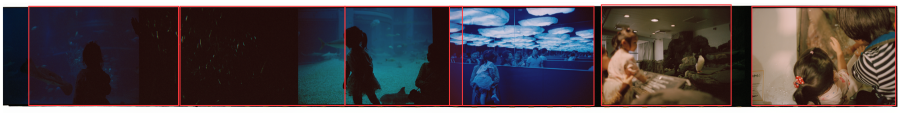
#> input picture tmp-overlays/9750-002.png, 1800 x 226 px (shown at 1/2 size)
$ python -i opencv_detector.py   (imports and definitions only)
#> lines starting #> are read from the running program, lines starting #| are printed output that depends on the picture; after the words box and inside, x2 and y2 are one past the last pixel; in counts of white or black regions, pixels touching at a corner belong together
#!/usr/bin/env python3
import argparse
import json
import os
import sys

# Floor of the grain-suppression weight: a separator line sitting on image
# content (incl. crushed-dark frames) keeps at most this fraction of its score.
SUPPRESS_FLOOR = 0.15


def fail(message):
    print(message, file=sys.stderr)
    return 2


def detect_boxes(image_path):
#> called with image_path = '../../../../tmp-overlays/9750-002.png'
    global np
    try:
        import cv2
        import numpy as np
    except Exception as exc:
        raise RuntimeError(
            "OpenCV detector requires Python packages: opencv-python and numpy"
        ) from exc

    image = cv2.imdecode(np.fromfile(image_path, dtype=np.uint8), cv2.IMREAD_COLOR)
#> image is the input picture: shape (226, 1800, 3); mean B, G, R 76.9, 73.5, 82.7
    if image is None:
        raise RuntimeError(f"Unable to open image: {image_path}")

    height, width = image.shape[:2]
    max_side = 1400
    scale = min(1.0, max_side / float(max(width, height)))
    if scale < 1.0:
        work = cv2.resize(image, (max(1, int(width * scale)), max(1, int(height * scale))), interpolation=cv2.INTER_AREA)
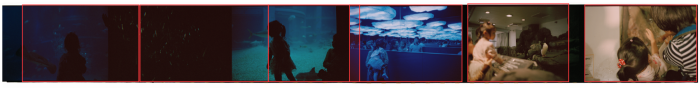
#> work: shape (175, 1400, 3) (shown at 1/2 size); mean B, G, R 76.9, 73.5, 82.7
    else:
        work = image.copy()

    work_h, work_w = work.shape[:2]
    gray = cv2.cvtColor(work, cv2.COLOR_BGR2GRAY)
    gray = cv2.GaussianBlur(gray, (5, 5), 0)
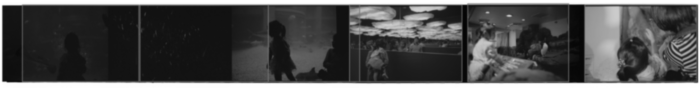
#> gray: shape (175, 1400) (shown at 1/2 size); min 4, max 255, mean 76.6

    structured = detect_structured_layout(gray, scale)
    if len(structured) > 1:
        return structured

    edges = cv2.Canny(gray, 40, 120)
    kernel_size = max(3, int(round(min(work_w, work_h) * 0.006)))
    if kernel_size % 2 == 0:
        kernel_size += 1
    kernel = cv2.getStructuringElement(cv2.MORPH_RECT, (kernel_size, kernel_size))
    edge_mask = cv2.dilate(edges, kernel, iterations=2)
    edge_mask = cv2.morphologyEx(edge_mask, cv2.MORPH_CLOSE, kernel, iterations=2)

    adaptive = cv2.adaptiveThreshold(
        gray,
        255,
        cv2.ADAPTIVE_THRESH_GAUSSIAN_C,
        cv2.THRESH_BINARY_INV,
        max(11, kernel_size * 6 + 1),
        4,
    )
    mask = cv2.bitwise_or(edge_mask, adaptive)
    mask = cv2.morphologyEx(mask, cv2.MORPH_CLOSE, kernel, iterations=1)

    contours, _ = cv2.findContours(mask, cv2.RETR_EXTERNAL, cv2.CHAIN_APPROX_SIMPLE)
    image_area = float(work_w * work_h)
    boxes = []

    for contour in contours:
        area = cv2.contourArea(contour)
        if area < image_area * 0.002 or area > image_area * 0.86:
            continue

        x, y, w, h = cv2.boundingRect(contour)
        if w < work_w * 0.035 or h < work_h * 0.035:
            continue

        aspect = w / float(max(1, h))
        if aspect < 0.12 or aspect > 8.5:
            continue

        rect_area = float(w * h)
        fill = min(1.0, area / max(1.0, rect_area))
        confidence = max(0.05, min(0.99, fill * 0.65 + min(1.0, rect_area / image_area * 3.0) * 0.35))

        pad_x = max(1, int(round(w * 0.015)))
        pad_y = max(1, int(round(h * 0.015)))
        left = max(0, x - pad_x)
        top = max(0, y - pad_y)
        right = min(work_w, x + w + pad_x)
        bottom = min(work_h, y + h + pad_y)

        boxes.append(
            {
                "left": left / scale,
                "top": top / scale,
                "right": right / scale,
                "bottom": bottom / scale,
                "confidence": confidence,
            }
        )

    boxes = merge_boxes(boxes)
    boxes = sorted(boxes, key=lambda box: (box["top"], box["left"]))
    return boxes


def moving_average(values, window):
    if len(values) == 0:
        return values
    window = max(1, min(int(window), len(values)))
    kernel = np.ones(window, dtype=float) / float(window)
    return np.convolve(values, kernel, mode="same")


def segments(values, threshold, minimum_size, greater):
    result = []
    start = None
    for index, value in enumerate(values):
        matched = value > threshold if greater else value < threshold
        if matched:
            if start is None:
                start = index
        elif start is not None:
            if index - start >= minimum_size:
                result.append((start, index))
            start = None
    if start is not None and len(values) - start >= minimum_size:
        result.append((start, len(values)))
    return result


def merge_segments(items, max_gap):
    if not items:
        return []
    ordered = sorted(items)
    merged = [ordered[0]]
    for start, end in ordered[1:]:
        last_start, last_end = merged[-1]
        if start - last_end <= max_gap:
            merged[-1] = (last_start, max(last_end, end))
        else:
            merged.append((start, end))
    return merged


def select_regular_segments(items, limit):
    if len(items) < limit:
        return []
    ranked = sorted(items, key=lambda item: item[1] - item[0], reverse=True)[:limit]
    selected = sorted(ranked)
    sizes = [end - start for start, end in selected]
    median_size = np_median(sizes)
    if median_size <= 0:
        return []
    for size in sizes:
        ratio = size / float(median_size)
        if ratio < 0.55 or ratio > 1.65:
            return []
    return selected


def np_median(values):
    return float(np.median(np.asarray(values, dtype=float)))


def np_std(values):
    return float(np.std(np.asarray(values, dtype=float)))


def np_absdiff(gray, axis):
    if axis == 1:
        diff = np.zeros(gray.shape[1], dtype=float)
        if gray.shape[1] > 1:
            diff[1:] = np.abs(np.diff(gray.astype(float), axis=1)).mean(axis=0)
        return diff
    diff = np.zeros(gray.shape[0], dtype=float)
    if gray.shape[0] > 1:
        diff[1:] = np.abs(np.diff(gray.astype(float), axis=0)).mean(axis=1)
    return diff


def np_where(mask):
    values = np.where(mask)[0]
    return values.tolist()


def detect_structured_layout(gray, scale):
#> called with scale = 0.778
    height, width = gray.shape[:2]
    if width < 80 or height < 80:
        return []

    contact = detect_contact_sheet(gray, scale)
    if len(contact) >= 20:
        return contact

    if width >= height * 1.8:
        col_spans = split_axis_by_separators(gray, axis="x")
        if len(col_spans) > 1:
            row_spans = split_axis_by_separators(gray, axis="y")
            if len(row_spans) > 2:
                row_spans = dominant_spans(row_spans, 2)
            if 1 < len(row_spans) <= 4:
                return boxes_from_grid(gray, row_spans, col_spans, scale=scale)
            col_spans = regularize_strip_spans(gray, col_spans, axis="x")
            return boxes_from_spans(gray, col_spans, 0, height, axis="x", scale=scale)

    if height >= width * 1.8:
        row_spans = split_axis_by_separators(gray, axis="y")
        if len(row_spans) > 1:
            if len(row_spans) > 3:
                row_spans = dominant_spans(row_spans, 3)
            col_spans = split_axis_by_separators(gray, axis="x")
            if 1 < len(col_spans) <= 4:
                return boxes_from_grid(gray, row_spans, col_spans, scale=scale)
            row_spans = regularize_strip_spans(gray, row_spans, axis="y")
            return boxes_from_spans(gray, row_spans, 0, width, axis="y", scale=scale)

    return []


def detect_contact_sheet(gray, scale):
#> called with scale = 0.778
    height, width = gray.shape[:2]
    if width < 180 or height < 140:
        return []

    main_x_end = max(1, min(width, int(width * 0.90)))
    body = (gray[:, :main_x_end] > 40) & (gray[:, :main_x_end] < 251)
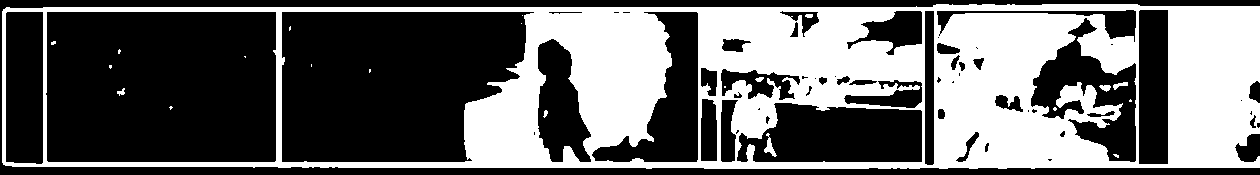
#> body: shape (175, 1260) bool; 40.5% white; 22 white regions (14 under 20 px), largest, box (x1, y1, x2, y2) and area: (2, 4, 1260, 169) 88817, (764, 133, 777, 157) 118, (1113, 82, 1128, 90) 60
    row_content = body.mean(axis=1)
#> row_content = 175 values, max 0.998 at index 9, min 0 at index 0, mean 0.405
    row_smoothed = moving_average(row_content, max(3, height // 160))
#> in moving_average, `window = max(1, min(int(window), len(values)))`: window = 3
#> in moving_average, `kernel = np.ones(window, dtype=float) / float(window)`: kernel = [0.333, 0.333, 0.333]
#> row_smoothed = 175 values, max 0.993 at index 165, min 0 at index 0, mean 0.405
    threshold = max(0.09, min(0.30, float(np_median(row_smoothed) + np_std(row_smoothed) * 0.35)))
#> threshold = 0.3
    rows = segments(row_smoothed, threshold, max(12, height // 22), greater=True)
#> the loop in segments, `for index, value in enumerate(values):` made 175 passes
#> (value, matched, start) on pass 7: (0.465, True, 6)
#> after the loop in segments, `for index, value in enumerate(values):`: result = [(6, 169)]
#> rows = [(6, 169)]
    rows = select_regular_segments(rows, limit=6)
#> rows = []
    if len(rows) != 6:
        return []

    main_x_end = max(1, min(width, int(width * 0.755)))
    boxes = []
    for row_start, row_end in rows:
        for index in range(6):
            col_start = int(round(main_x_end * index / 6.0))
            col_end = int(round(main_x_end * (index + 1) / 6.0))
            left, top, right, bottom = refine_contact_cell(
                gray, col_start, col_end, row_start, row_end
            )
            boxes.append(scaled_box(left, top, right, bottom, scale, confidence=0.92))
    return boxes if len(boxes) == 36 else []


# [6 lines left out: function refine_contact_cell, not called in this run]


def refine_slot(gray, x0, x1, y0, y1, pad_x_frac=0.12, pad_y_frac=0.12):
    """Converge a candidate slot onto the true photo edges.

    Slots from equal division or separator spans are imperfect in both
    directions: they can include the blank scanner bed / dark gutter (box too
    big) or cut into the photo (box too small). On each axis we locate the
    photo *body* — the contiguous run of mid-tone content — while explicitly
    rejecting the film's sprocket band (bright perforations on a black base),
    so the box neither leaks into the holes nor stops short of the subject. A
    small outward pad lets a subject that spilled past the slot edge be
    recovered.
    """
    height, width = gray.shape[:2]
    x0 = max(0, min(width - 1, int(round(x0))))
    x1 = max(x0 + 1, min(width, int(round(x1))))
    y0 = max(0, min(height - 1, int(round(y0))))
    y1 = max(y0 + 1, min(height, int(round(y1))))

    # --- Vertical edges ---
    pad_y = max(0, int((y1 - y0) * pad_y_frac))
    sy0 = max(0, y0 - pad_y)
    sy1 = min(height, y1 + pad_y)
    band = _photo_band(gray[sy0:sy1, x0:x1], axis="rows", centre=(y0 + y1) // 2 - sy0)
    top, bottom = (sy0 + band[0], sy0 + band[1]) if band else (y0, y1)

    # --- Horizontal edges (within the refined vertical extent) ---
    pad_x = max(0, int((x1 - x0) * pad_x_frac))
    sx0 = max(0, x0 - pad_x)
    sx1 = min(width, x1 + pad_x)
    band = _photo_band(
        gray[max(0, top):max(top + 1, bottom), sx0:sx1],
        axis="cols", centre=(x0 + x1) // 2 - sx0,
    )
    left, right = (sx0 + band[0], sx0 + band[1]) if band else (x0, x1)

    # Tiny safety inset to stay off the dark border line itself.
    inset_x = max(1, (right - left) // 80)
    inset_y = max(1, (bottom - top) // 80)
    left = min(right - 1, left + inset_x)
    right = max(left + 1, right - inset_x)
    top = min(bottom - 1, top + inset_y)
    bottom = max(top + 1, bottom - inset_y)
    return left, top, right, bottom


def _photo_band(section, axis, centre):
    """Bounds (start, end) of the photo body along `axis` within `section`.

    Each line is scored by its mid-tone content minus a sprocket penalty:
    lines that mix bright perforations with a dark film base (the sprocket
    band) score low, so the photo's true edge against that band is found
    instead of the high-contrast hole edges. Returns the above-threshold run
    containing `centre`, or the largest run if the centre sits in a gap.
    """
    if section.size == 0:
        return None
    reduce_axis = 1 if axis == "rows" else 0
    sec = section.astype(float)
    # A line counts as photo if it carries mid-tone content OR texture. This is
    # the key: a SMOOTH dark/bright region inside the picture (a shaded shop, a
    # wall, the sky) has little texture but plenty of mid-tone content, so it is
    # kept — an internal tonal transition is no longer mistaken for a frame
    # edge. A line is only suppressed when it is the real boundary: a flat,
    # tone-extreme gutter (black film base / white scanner bed) or a sprocket
    # band (bright holes on a dark base).
    texture = sec.std(axis=reduce_axis)
    body = ((sec > 40) & (sec < 245)).mean(axis=reduce_axis)
    white = (sec >= 246).mean(axis=reduce_axis)
    dark = (sec <= 38).mean(axis=reduce_axis)
    uniform = np.clip((26.0 - texture) / 26.0, 0.0, 1.0)
    extreme = np.maximum(white, dark)
    gutter = uniform * extreme
    sprocket = ((white >= 0.05) & (dark >= 0.12)).astype(float)
    photo = np.maximum(body, np.clip(texture / 38.0, 0.0, 1.0))
    score = photo * (1.0 - 0.9 * gutter) * (1.0 - 0.85 * sprocket)
    n = len(score)
    smoothed = moving_average(score, max(2, n // 25))
    peak = float(smoothed.max())
    if peak <= 0:
        return None
    threshold = peak * 0.45
    runs = merge_segments(
        segments(smoothed, threshold, max(2, n // 14), greater=True),
        max(2, n // 20),
    )
    if not runs:
        return None
    centre = max(0, min(n - 1, int(centre)))
    containing = [r for r in runs if r[0] <= centre < r[1]]
    start, end = containing[0] if containing else max(runs, key=lambda r: r[1] - r[0])
    return start, end


def grain_suppression(gray, reduce_axis):
    """Per-line weight in [SUPPRESS_FLOOR, 1] that damps separator scores on
    image content — including crushed-dark frames — while leaving true film
    base (a flat gutter) at ~1.0.

    Darkness alone cannot tell a black *gutter* from an underexposed black
    *picture*: both read as "dark + uniform". A locally contrast-normalized
    copy (CLAHE) breaks the tie — it amplifies the residual grain/edges that
    live inside any photographed scene, even a crushed-dark one, while genuine
    film base stays flat (≈0) because there is nothing there to amplify.

    The weight is purely multiplicative and never below SUPPRESS_FLOOR, so it
    can only *remove* false separators inside frames. It cannot create a new
    cut, move a real edge (the cut position is still chosen from the original
    profile + refine_slot), or raise a true gutter's score.
    """
    if os.environ.get("IMGSLICER_NO_GRAIN") == "1":
        return 1.0

    import cv2

    g8 = gray if gray.dtype == np.uint8 else np.clip(gray, 0, 255).astype(np.uint8)
    norm = cv2.createCLAHE(clipLimit=3.0, tileGridSize=(8, 8)).apply(g8).astype(float)
    k = 7
    mean = cv2.blur(norm, (k, k))
    mean_sq = cv2.blur(norm * norm, (k, k))
    local_std = np.sqrt(np.maximum(mean_sq - mean * mean, 0.0))

    # Fraction of the perpendicular line that carries real texture after
    # normalization. Film base stays flat (≈0); picture content — bright OR
    # crushed-dark — lights up.
    structured = (local_std > 8.0).mean(axis=reduce_axis)
    excess = np.clip((structured - 0.10) / 0.30, 0.0, 1.0)
    return 1.0 - (1.0 - SUPPRESS_FLOOR) * excess


def separator_profile(gray, axis):
    """Per-line "separator-ness" in [0, 1] for the given split axis.

    A real gutter between photos is a band that runs across the *whole*
    perpendicular extent and is uniform — either uniformly dark (film
    sprocket gutters, black borders) or uniformly bright (white scanner bed,
    print margins). We score each line by how uniform it is (low variance
    across the perpendicular axis) AND how extreme its tone is, then add a
    small boundary-edge term.

    Keying on uniformity is what separates a true full-width gutter from a
    band of film perforations, whose alternating holes and frame edges make
    the line dark *on average* but highly non-uniform — the old darkness-only
    profile mistook those for separators and over-segmented the layout.
    """
#> called with axis = 'x'
    g = gray.astype(float)
    reduce_axis = 0 if axis == "x" else 1
    line_std = g.std(axis=reduce_axis)
#> line_std = 1400 values, max 76.35 at index 10, min 0 at index 0, mean 64.83
    dark = (gray <= 70).mean(axis=reduce_axis)
#> dark = 1400 values, max 0.886 at index 926, min 0 at index 0, mean 0.642
    bright = (gray >= 200).mean(axis=reduce_axis)
#> bright = 1400 values, max 1 at index 0, min 0.08 at index 1112, mean 0.105
    edge_profile = np_absdiff(gray, axis=1 if axis == "x" else 0)
#> edge_profile = 1400 values, max 67.71 at index 1396, min 0 at index 0, mean 2.39

    uniform = np.clip((40.0 - line_std) / 40.0, 0.0, 1.0)
#> uniform = 1400 values, max 1 at index 0, min 0 at index 5, mean 0.012
    extreme = np.maximum(dark, bright)
#> extreme = 1400 values, max 1 at index 0, min 0.0914 at index 1169, mean 0.653
    edge_max = max(float(edge_profile.max()), 1.0)
#> edge_max = 67.71

    # Two complementary separator signals, combined by max():
    #   * uniform_gutter — a band uniform across the whole perpendicular
    #     extent and extreme in tone. Finds clean white margins / dark
    #     gutters and, crucially, *rejects* film-perforation bands (high
    #     variance) that the darkness-only profile used to over-segment on.
    #   * dark_line — average darkness plus boundary edges. Recovers the
    #     thin, faint inter-frame borders that are too narrow / non-uniform
    #     for the uniformity test to catch.
    uniform_gutter = uniform * (0.30 + 0.70 * extreme)
#> uniform_gutter = 1400 values, max 1 at index 0, min 0 at index 5, mean 0.00745
    dark_line = dark * 1.9 + (edge_profile / edge_max) * 0.38
#> dark_line = 1400 values, max 1.83 at index 6, min 0 at index 0, mean 1.23
    base = np.maximum(uniform_gutter, dark_line)
#> base = 1400 values, max 1.83 at index 6, min 0.00459 at index 279, mean 1.24

    # Damp lines that sit on textured picture content (incl. crushed-dark
    # frames) so an underexposed body is no longer mistaken for a gutter. Only
    # suppresses — never adds or moves a separator. See grain_suppression().
    base = base * grain_suppression(gray, reduce_axis)
#> in grain_suppression, `norm = cv2.createCLAHE(clipLimit=3.0, tileGridSize=(8, 8)).apply(g8).a..`:
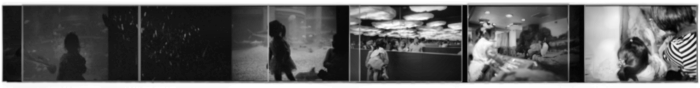
#> norm: shape (175, 1400) float64 (shown at 1/2 size); min 1, max 255, mean 96.9
#> in grain_suppression, `mean = cv2.blur(norm, (k, k))`:
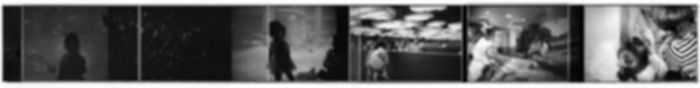
#> mean: shape (175, 1400) float64 (shown at 1/2 size); min 3.98, max 255, mean 96.9
#> in grain_suppression, `mean_sq = cv2.blur(norm * norm, (k, k))`:
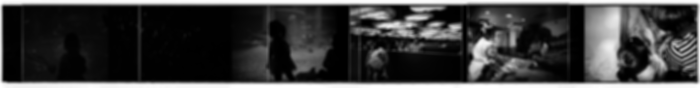
#> mean_sq: shape (175, 1400) float64 (shown at 1/2 size); min 17.35, max 65025, mean 15553.6; drawn with min black and max white
#> in grain_suppression, `local_std = np.sqrt(np.maximum(mean_sq - mean * mean, 0.0))`:
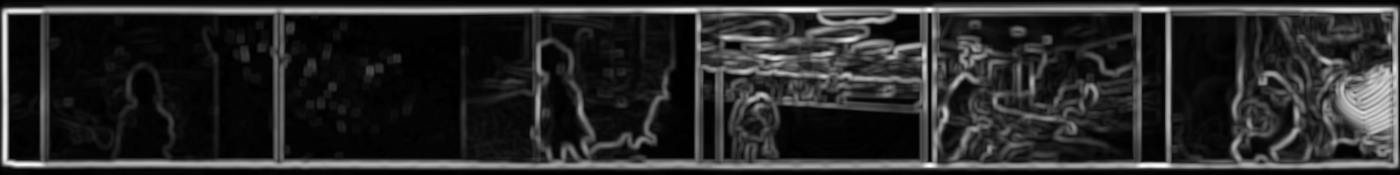
#> local_std: shape (175, 1400) float64; min 0, max 96.38, mean 15.7; drawn with min black and max white
#> in grain_suppression, `structured = (local_std > 8.0).mean(axis=reduce_axis)`: structured = 1400 values, max 0.966 at index 937, min 0.103 at index 19, mean 0.478
#> in grain_suppression, `excess = np.clip((structured - 0.10) / 0.30, 0.0, 1.0)`: excess = 1400 values, max 1 at index 0, min 0.00952 at index 19, mean 0.677
#> (the rest of the program and of its run is left out)
